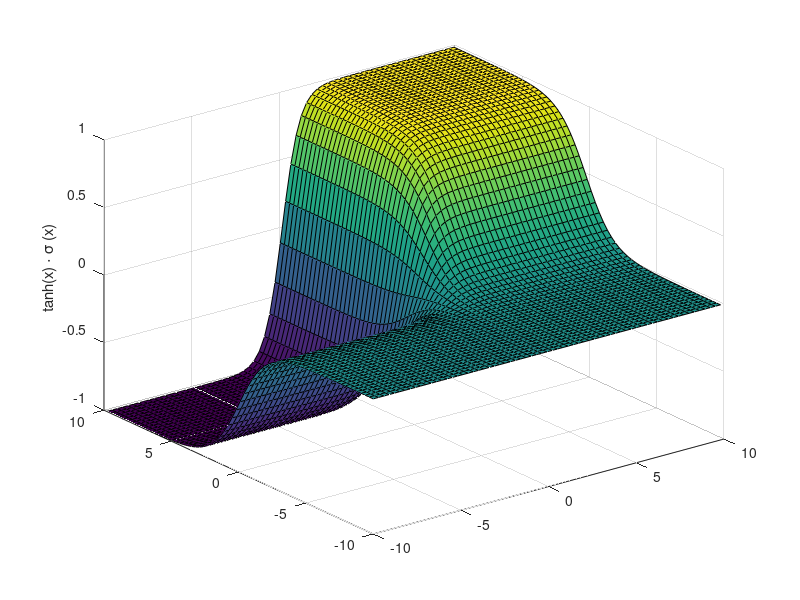

This figure's MATLAB source:
X = -10:0.3:10;
y=repmat(tanh(X),length(X),1).*transpose(repmat(sigmf(X,[1 0]),length(X),1));
[a,b]=meshgrid(X);
figure;
surf(a,b,y)
zlabel('tanh(x) \cdot \sigma (x)')